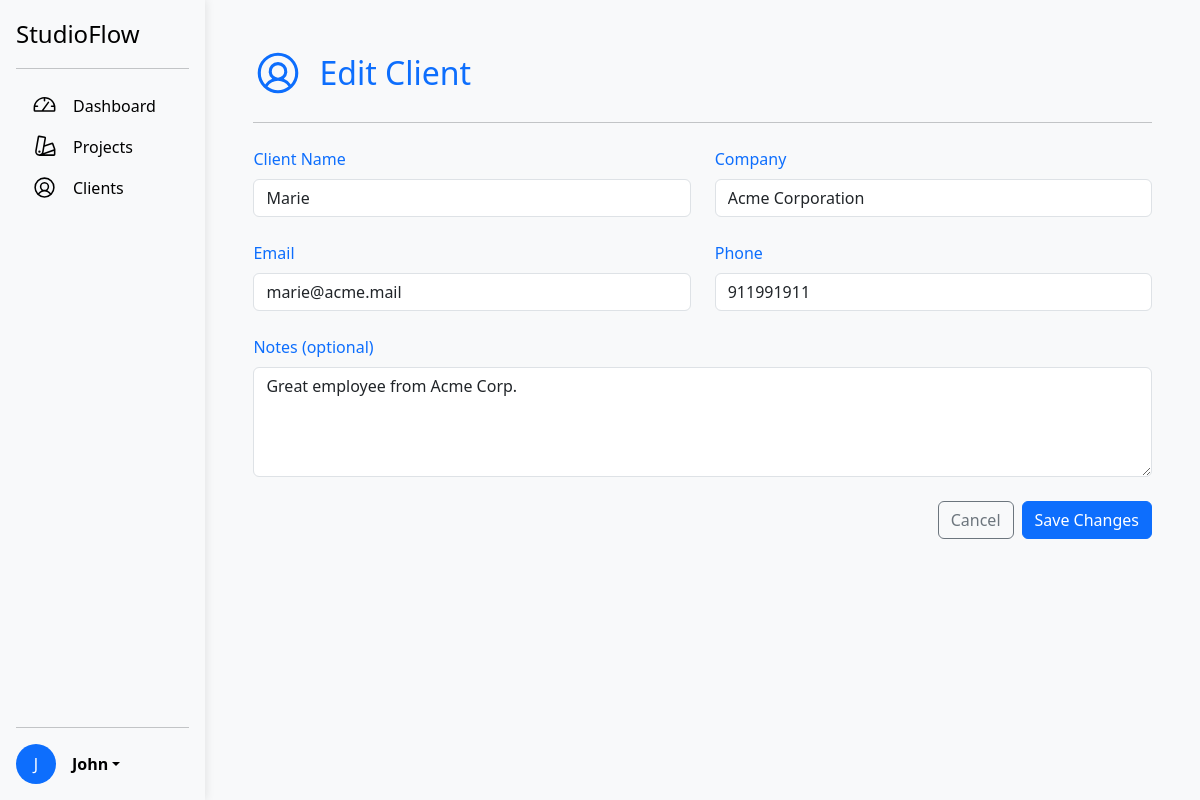
/clients/2/edit (signed in), run on the app's committed database.
### tables this page shows
CREATE TABLE clients (
    id INTEGER PRIMARY KEY AUTOINCREMENT,
    name TEXT NOT NULL,
    company TEXT,
    email TEXT,
    phone TEXT,
    notes TEXT
);

### app.py (the view, shortened to what this page needs)
@app.route("/clients/<int:client_id>/edit", methods=["GET", "POST"])
@login_required
def edit_client(client_id):
    db = get_db()
    client = get_client_by_id(client_id)
    if client is None:
        return "Client not found", 404
    return render_template("clients/edit.html", client=client)

### app.py (called while the page is built)
def get_db():
    if 'db' not in g:
        g.db = sqlite3.connect(DATABASE)
        g.db.row_factory = sqlite3.Row
    return g.db

def get_client_by_id(client_id):
    db = get_db()
    return db.execute("SELECT * FROM clients WHERE id = ?", (client_id,)).fetchone()

### helpers.py (called while the page is built)
def login_required(f):
    @wraps(f)
    def decorated_function(*args, **kwargs):
        if session.get("user_id") is None:
            return redirect("/login")
        return f(*args, **kwargs)
    return decorated_function

### templates/clients/edit.html (shortened to what this page needs)
{% extends "layout.html" %}
{% block main %}
<div class="container-fluid bg-light p-4">
    <div class="d-flex align-items-center mb-4">
        <h2 class="text-primary mb-0">Edit Client</h2>
    </div>
    <hr>
    <form action="{{ url_for('edit_client', client_id=client.id) }}" method="post" class="mt-4">
        <div class="row">
            <div class="col-md-6 mb-4">
                <label class="form-label text-primary">Client Name</label>
                <input type="text" class="form-control" name="name" value="{{ client['name'] }}" autofocus>
            </div>
            <div class="col-md-6 mb-4">
                <label class="form-label text-primary">Company</label>
                <input type="text" class="form-control" name="company" value="{{ client['company'] }}">
            </div>
            <div class="col-md-6 mb-4">
                <label class="form-label text-primary">Email</label>
                <input type="email" class="form-control" name="email" value="{{ client['email'] }}">
            </div>
            <div class="col-md-6 mb-4">
                <label class="form-label text-primary">Phone</label>
                <input type="tel" class="form-control" name="phone" value="{{ client['phone'] }}">
            </div>
            <div class="col-12 mb-4">
                <label class="form-label text-primary">Notes (optional)</label>
                <textarea class="form-control" rows="4" name="notes">{{ client["notes"] }}</textarea>
            </div>
        </div>
        <div class="d-flex justify-content-end gap-2">
            <a href="{{ url_for('client_detail', client_id=client.id) }}" class="btn btn-outline-secondary">
                Cancel
            </a>
            <button type="submit" class="btn btn-primary">
                Save Changes
            </button>
        </div>
    </form>
</div>
{% endblock %}

### static/css/styles.css (style rules this page uses)
input.form-control::placeholder { color: #888; }

### data on the page
clients: name "Marie", company "Acme Corporation", email "marie@acme.mail", phone "911991911", notes "Great employee from Acme Corp."

### other printed values
{{ parts[0][0] }} "J"
{{ username }} "John"
